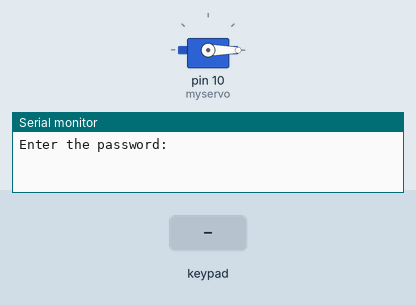
This sketch was run on a simulated Arduino Uno, built with avr-gcc and run on an emulated ATmega328P. On the bench: servo, the last lines printed to the serial monitor. The inputs (shaded band) are chosen by the test bench.

Above: at 1.2 s.
1.3 s: keypad keys 1 2 3 4 pressed 0.4 s apart
At 3.3 s:
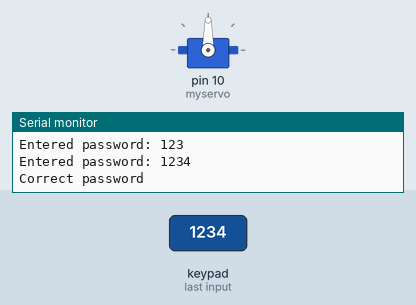
4.4 s: key '*' pressed
7.4 s: key '#' pressed
9.0 s: keypad keys 1 2 3 4 # pressed 0.4 s apart
Timing chart, 0 to 12.0 s (numbered marks = the images above; inputs shaded):
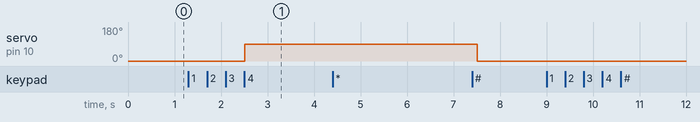

Measured:
- after the input at 1.3 s, servo on pin 10 (myservo): 0° → 90° after 1.2 s
- after the input at 4.4 s, every drawn part: stays the same

The sketch:

ArduinoIDEDoorLock.ino
```cpp
#include <Keypad.h>
#include <Servo.h>

// Matrix keypad settings
const byte ROW_NUM    = 4; // Number of rows
const byte COLUMN_NUM = 4; // Number of columns

// Key arrangement in the matrix keypad
char keys[ROW_NUM][COLUMN_NUM] = {
  {'1','2','3','A'},
  {'4','5','6','B'},
  {'7','8','9','C'},
  {'*','0','#','D'}
};

byte pin_rows[ROW_NUM] = {9, 8, 7, 6}; // Row connections
byte pin_column[COLUMN_NUM] = {5, 4, 3, 2}; // Column connections

Keypad keypad = Keypad(makeKeymap(keys), pin_rows, pin_column, ROW_NUM, COLUMN_NUM);

Servo myservo;  // Define the servo
String correctPassword = "1234";  // Fixed password
String enteredPassword = "";  // Inputted password

void setup() {
  Serial.begin(9600); // Start serial communication
  myservo.attach(10); // Connect the servo to pin 10
  myservo.write(0);   // Move the servo to the initial position
  Serial.println("Enter the password:");
}

void loop() {
  char key = keypad.getKey(); // Get the pressed key

  if (key) { // If a key is pressed
    // Ignore non-numeric keys
    if (key != 'A' && key != 'B' && key != 'C' && key != 'D') {
      // If the password is being entered
      if (enteredPassword.length() < 4) {
        enteredPassword += key; // Add the entered digit to the password
        Serial.print("Entered password: ");
        Serial.println(enteredPassword);  // Display the entered password in serial
      }

      // If 4 digits have been entered
      if (enteredPassword.length() == 4) {
        // Check the password
        if (enteredPassword == correctPassword) {
          Serial.println("Correct password");
          myservo.write(90);  // Unlock (move the servo to 90 degrees)
          delay(5000);  // Wait for 5 seconds
          myservo.write(0);  // Return the servo to its position
          Serial.println("Lock closed");
          enteredPassword = ""; // Reset the entered password
          Serial.println("Enter the password:");
        } else {
          Serial.println("Incorrect password");
          enteredPassword = "";  // Reset the entered password
          Serial.println("Enter the password:");
        }
      }
    }
  }
}
```
